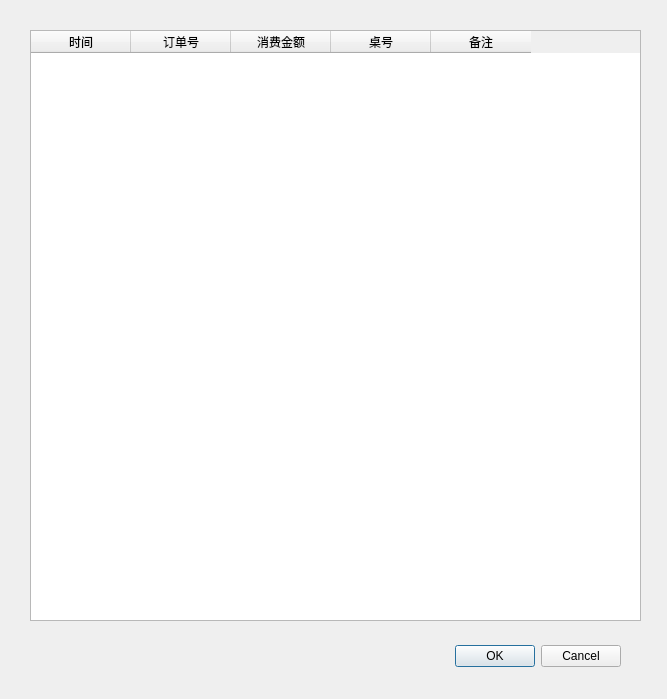
<?xml version="1.0" encoding="UTF-8"?>
<ui version="4.0">
 <class>vipCost</class>
 <widget class="QDialog" name="vipCost">
  <property name="geometry">
   <rect>
    <x>0</x>
    <y>0</y>
    <width>667</width>
    <height>699</height>
   </rect>
  </property>
  <property name="windowTitle">
   <string>Dialog</string>
  </property>
  <widget class="QDialogButtonBox" name="buttonBox">
   <property name="geometry">
    <rect>
     <x>280</x>
     <y>640</y>
     <width>341</width>
     <height>32</height>
    </rect>
   </property>
   <property name="orientation">
    <enum>Qt::Horizontal</enum>
   </property>
   <property name="standardButtons">
    <set>QDialogButtonBox::Cancel|QDialogButtonBox::Ok</set>
   </property>
  </widget>
  <widget class="QTableWidget" name="vipcost">
   <property name="geometry">
    <rect>
     <x>30</x>
     <y>30</y>
     <width>611</width>
     <height>591</height>
    </rect>
   </property>
   <property name="editTriggers">
    <set>QAbstractItemView::NoEditTriggers</set>
   </property>
   <column>
    <property name="text">
     <string>时间</string>
    </property>
   </column>
   <column>
    <property name="text">
     <string>订单号</string>
    </property>
   </column>
   <column>
    <property name="text">
     <string>消费金额</string>
    </property>
   </column>
   <column>
    <property name="text">
     <string>桌号</string>
    </property>
   </column>
   <column>
    <property name="text">
     <string>备注</string>
    </property>
   </column>
  </widget>
 </widget>
 <resources/>
 <connections>
  <connection>
   <sender>buttonBox</sender>
   <signal>accepted()</signal>
   <receiver>vipCost</receiver>
   <slot>accept()</slot>
   <hints>
    <hint type="sourcelabel">
     <x>248</x>
     <y>254</y>
    </hint>
    <hint type="destinationlabel">
     <x>157</x>
     <y>274</y>
    </hint>
   </hints>
  </connection>
  <connection>
   <sender>buttonBox</sender>
   <signal>rejected()</signal>
   <receiver>vipCost</receiver>
   <slot>reject()</slot>
   <hints>
    <hint type="sourcelabel">
     <x>316</x>
     <y>260</y>
    </hint>
    <hint type="destinationlabel">
     <x>286</x>
     <y>274</y>
    </hint>
   </hints>
  </connection>
 </connections>
</ui>
